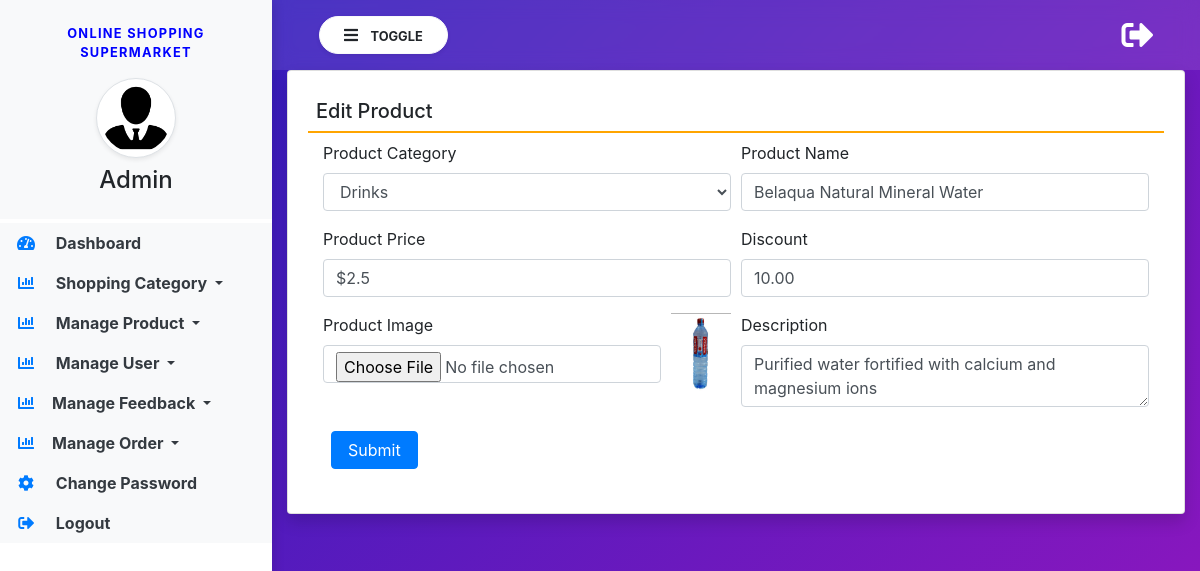
Page /edit-product/2/ on the earlier database version.
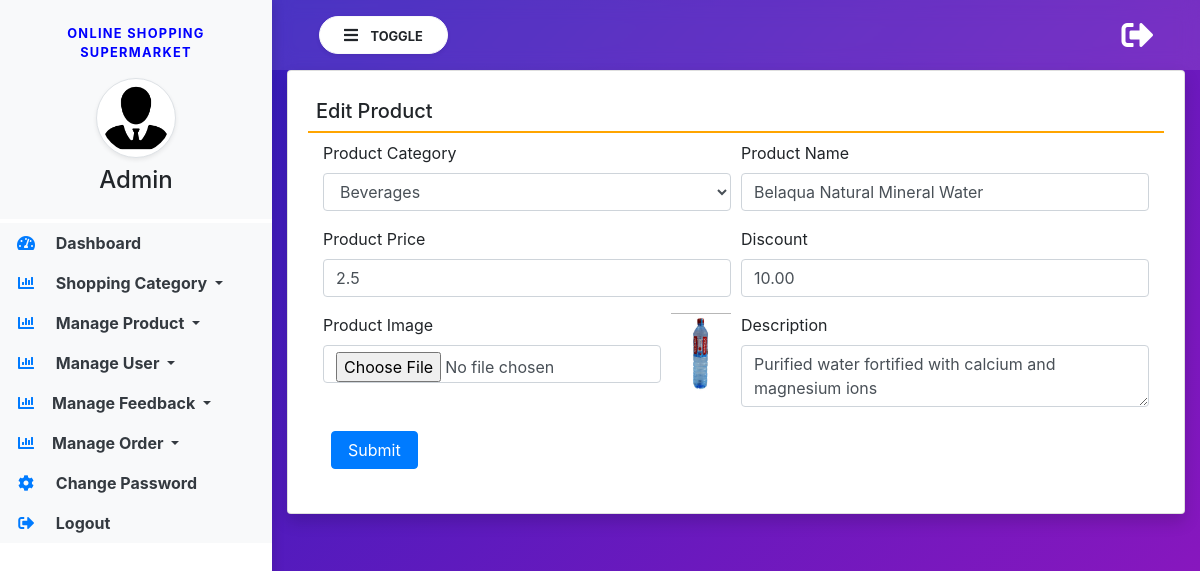
Same page on the later database version.
### groceryapp/models.py (models this page shows, shortened)
class Product(models.Model):
    category = models.ForeignKey(Category, on_delete=models.CASCADE, null=True, blank=True)
    name = models.CharField(max_length=100, null=True, blank=True)
    image = models.FileField(null=True, blank=True)
    description = models.TextField(null=True, blank=True)
    price = models.CharField(max_length=100, null=True, blank=True)
    discount = models.CharField(max_length=100, null=True, blank=True)
    updated = models.DateTimeField(auto_now=True)
    created = models.DateTimeField(auto_now_add=True)

class Category(models.Model):
    name = models.CharField(max_length=100, null=True, blank=True)
    created = models.DateTimeField(auto_now_add=True)

### groceryapp/views.py (the view, shortened to what this page needs)
# urls.py: path('edit-product/<int:pid>/', edit_product, name="edit_product"),
def edit_product(request, pid):
    product = Product.objects.get(id=pid)
    category = Category.objects.all()
    return render(request, 'edit_product.html', locals())

### groceryapp/templates/edit_product.html (shortened to what this page needs)
{% extends 'admin_base.html' %}
{% block main %}
<div class="card shadow">
    <div class="card-body">
        <h5 class="p-2" style="border-bottom: 2px solid orange;">Edit Product</h5>
        <div class="container-fluid">
            <form action="" method="post" enctype="multipart/form-data">
                <div class="form-row">
                    <div class="col-sm-6">
                        <div class="form-group">
                            <label>Product Category</label>
                            <select name="category" class="form-control" required>
                                {% for i in category %}
                                <option value="{{i.id}}" {% if i.id == product.category.id %}selected{% endif %}>{{i.name}}</option>
                                {% endfor %}
                            </select>
                        </div>
                    </div>
                    <div class="col-sm-6">
                        <div class="form-group">
                            <label>Product Name</label>
                            <input type="text" name="name" class="form-control" value="{{product.name}}" placeholder="Category Name">
                        </div>
                    </div>
                    <div class="col-sm-6">
                        <div class="form-group">
                            <label>Product Price</label>
                            <input type="text" name="price" class="form-control" value="{{product.price}}" placeholder="Product Price">
                        </div>
                    </div>
                    <div class="col-sm-6">
                        <div class="form-group">
                            <label>Discount</label>
                            <input type="text" name="discount" class="form-control" value="{{product.discount}}" placeholder="Apply Discount">
                        </div>
                    </div>
                    <div class="col-sm-5">
                        <div class="form-group">
                            <label>Product Image</label>
                            <input type="file" name="image" class="form-control">
                        </div>
                    </div>
                    <div class="col-sm-1">
                        <img src="{{product.image.url}}" style="width:100%;height:80px">
                    </div>
                    <div class="col-sm-6">
                        <div class="form-group">
                            <label>Description</label>
                            <textarea name="desc" class="form-control" placeholder="write description here">{{product.description}}</textarea>
                        </div>
                    </div>
                </div>
                <input type="submit" value="Submit" class="m-2 px-3 btn btn-primary">
            </form>
        </div>
    </div>
</div>
{% endblock %}

Differences in the rows shown:
changed Product "Belaqua Natural Mineral Water": category "Drinks" → "Beverages"; price "$2.5" → "2.5"
